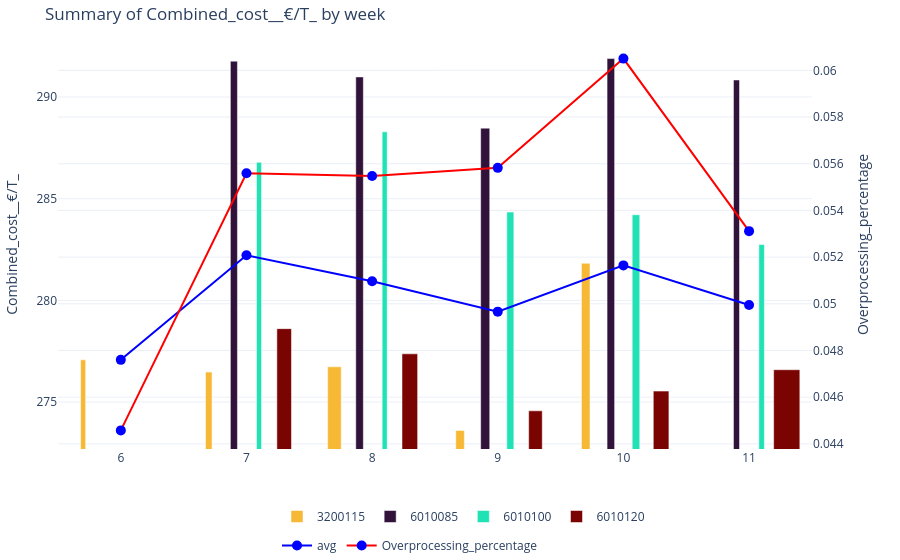

This figure's notebook cell:
### Code cell
from utility import _summary_cost_plot

x_variable_summary = "week"
y_variable_summary = "Combined_cost__€/T_"
y_variable_summary_secondary = "Overprocessing_percentage"
color_variable_summary = "grade"

fig = _summary_cost_plot(process_data = process_data, 
                        x_variable_summary = x_variable_summary, 
                        y_variable_summary = y_variable_summary, 
                        y_variable_summary_secondary = y_variable_summary_secondary, 
                        color_variable_summary = color_variable_summary, 
                        type_summary = "bar", 
                        trim_summary = False, 
                        grades_summary = grades_summary, 
                        summary_bar_lines=True,
                        plotly_theme = plotly_theme)

_ = fig.update_layout(legend=dict(orientation="h",xanchor="right",x=0.5),                      
                      title=dict(text=f"Summary of {y_variable_summary} by {x_variable_summary}")
                      ),
fig.show()

### Figure 1 — Plotly figure (JSON) as saved in the notebook; plotly's stock layout.template omitted (floating-point values rounded to 4 significant figures)
{"data": [{"legendgroup": "3200115", "marker": {"color": "rgb(247, 184, 54)"}, "name": "3200115", "type": "bar", "width": [0.04006, 0.05208, 0.1082, 0.06811, 0.06811], "x": [6, 7, 8, 9, 10], "xaxis": "x", "y": [277.1, 276.5, 276.7, 273.6, 281.8], "yaxis": "y"}, {"legendgroup": "6010085", "marker": {"color": "rgb(48, 18, 59)"}, "name": "6010085", "type": "bar", "width": [0.05609, 0.0601, 0.07212, 0.0601, 0.04808], "x": [7, 8, 9, 10, 11], "xaxis": "x", "y": [291.8, 291.0, 288.5, 291.9, 290.8], "yaxis": "y"}, {"legendgroup": "6010100", "marker": {"color": "rgb(33, 226, 181)"}, "name": "6010100", "type": "bar", "width": [0.04006, 0.04006, 0.05609, 0.0601, 0.04407], "x": [7, 8, 9, 10, 11], "xaxis": "x", "y": [286.8, 288.3, 284.3, 284.2, 282.7], "yaxis": "y"}, {"legendgroup": "6010120", "marker": {"color": "rgb(122, 4, 2)"}, "name": "6010120", "type": "bar", "width": [0.1162, 0.1242, 0.1082, 0.1242, 0.2083], "x": [7, 8, 9, 10, 11], "xaxis": "x", "y": [278.6, 277.4, 274.6, 275.5, 276.6], "yaxis": "y"}, {"line": {"color": "blue", "width": 2}, "marker": {"color": "blue", "size": 10}, "mode": "lines+markers", "name": "avg", "type": "scatter", "x": [6, 7, 8, 9, 10, 11], "xaxis": "x", "y": [277.1, 282.2, 280.9, 279.4, 281.7, 279.8], "yaxis": "y"}, {"line": {"color": "red", "width": 2}, "marker": {"color": "blue", "size": 10}, "mode": "lines+markers", "name": "Overprocessing_percentage", "type": "scatter", "x": [6, 7, 8, 9, 10, 11], "xaxis": "x", "y": [0.04458, 0.05559, 0.05548, 0.05582, 0.0605, 0.05311], "yaxis": "y2"}], "layout": {"autosize": true, "barmode": "group", "legend": {"orientation": "h", "x": 0.5, "xanchor": "right"}, "margin": {"b": 40, "l": 40, "r": 40, "t": 40}, "title": {"text": "Summary of Combined_cost__€/T_ by week"}, "xaxis": {"anchor": "y", "categoryarray": ["6", "7", "8", "9", "10", "11"], "categoryorder": "array", "domain": [0, 0.94], "type": "category"}, "yaxis": {"anchor": "x", "autorange": false, "domain": [0, 1], "range": [272.7, 292.8], "title": {"text": "Combined_cost__€/T_"}}, "yaxis2": {"anchor": "x", "autorange": false, "overlaying": "y", "range": [0.04378, 0.0613], "side": "right", "title": {"text": "Overprocessing_percentage"}}}}
